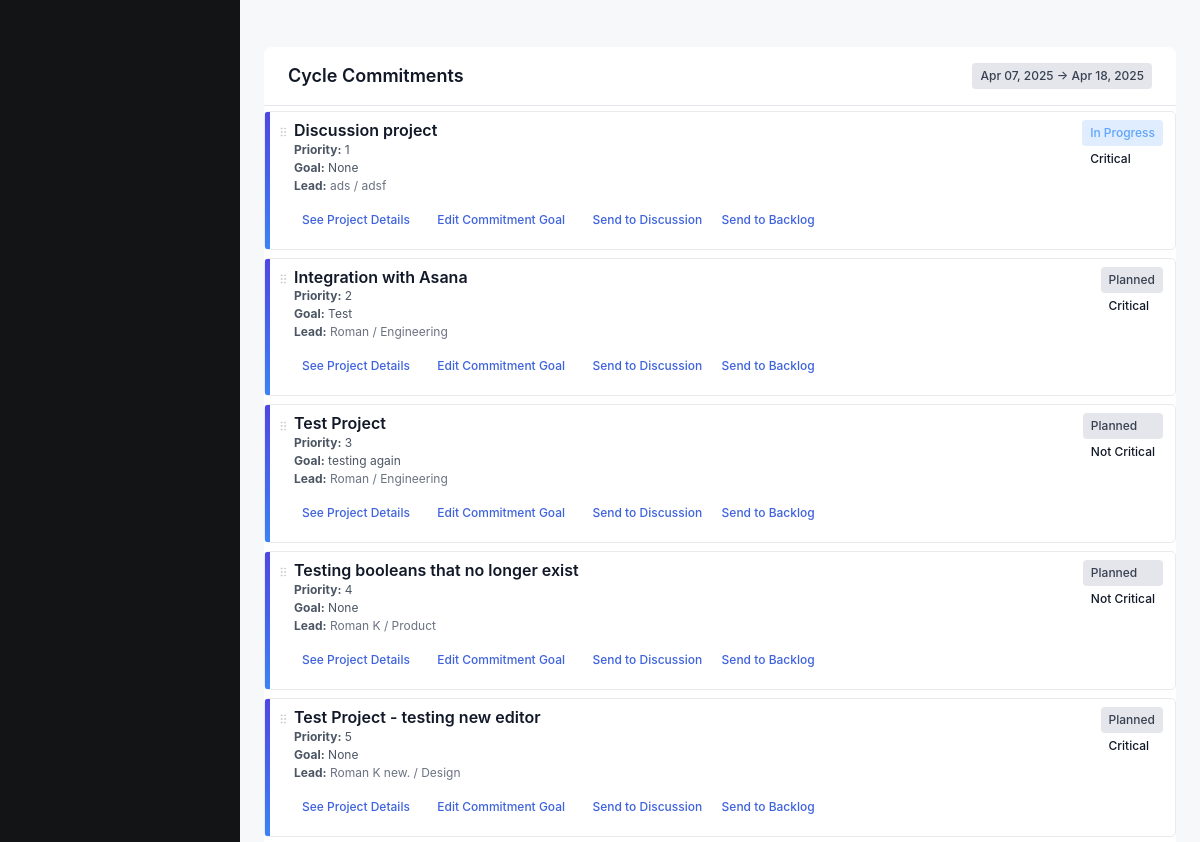
Page /planning/cycle/2 (middle part) on the earlier database version.
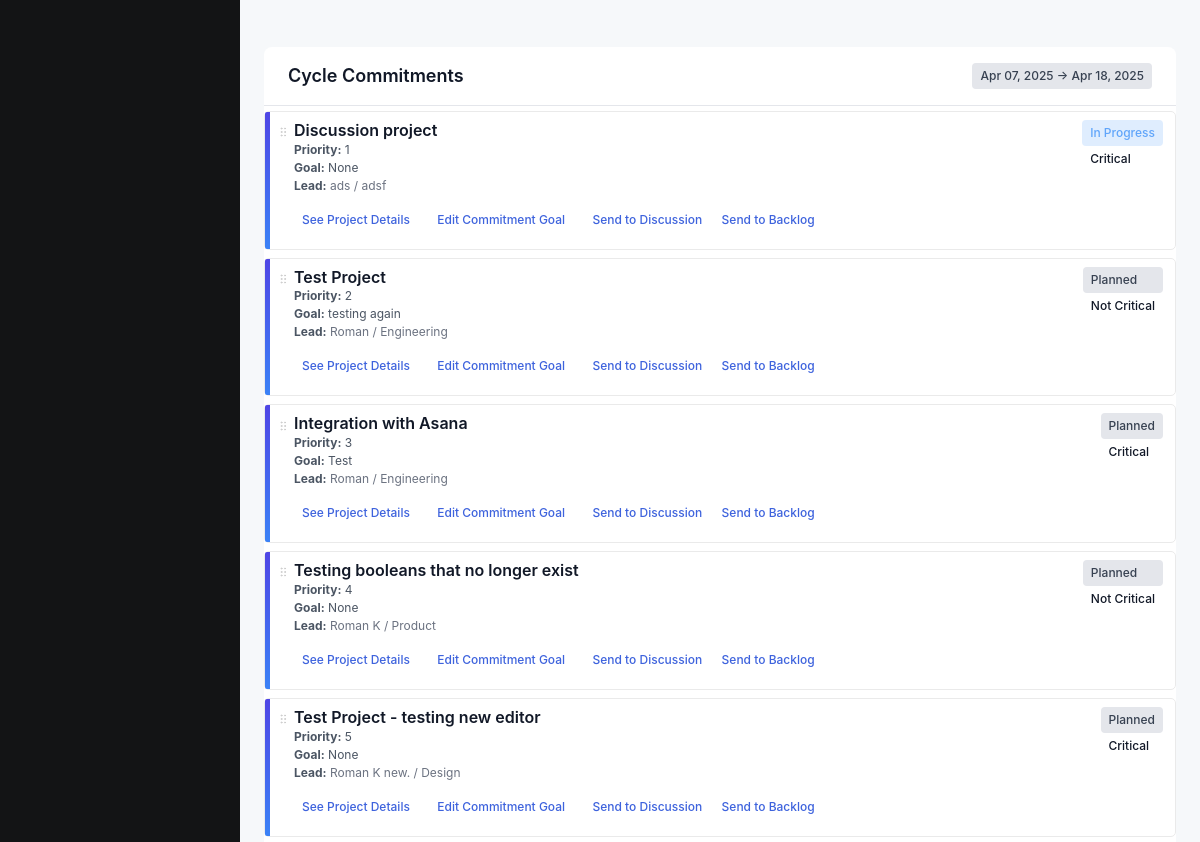
Same page on the later database version.
### app/models.py (models this page shows, shortened)
class SprintProjectMap(db.Model):
    id: so.Mapped[int] = so.mapped_column(primary_key=True)
    added: so.Mapped[datetime] = so.mapped_column(index=True, default=lambda: datetime.now(timezone.utc))
    sprint_id: so.Mapped[int] = so.mapped_column(sa.ForeignKey(Sprint.id), index=True)
    project_id: so.Mapped[int] = so.mapped_column(sa.ForeignKey(Project.id), index=True)
    goal: so.Mapped[str] = so.mapped_column(sa.TEXT(), nullable=True)
    status: so.Mapped[str] = so.mapped_column(sa.TEXT(), default="Planned")
    order: so.Mapped[int] = so.mapped_column(nullable=True, autoincrement=True)
    project = db.relationship("Project", backref="sprint_mappings")
    sprint = db.relationship("Sprint", backref="project_mappings")
    critical: so.Mapped[bool] = so.mapped_column(default=False, nullable=True)

class Project(db.Model):
    __tablename__ = "project"
    id: so.Mapped[int] = so.mapped_column(primary_key=True)
    name: so.Mapped[str] = so.mapped_column(sa.TEXT())
    created: so.Mapped[datetime] = so.mapped_column(index=True, default=lambda: datetime.now(timezone.utc))
    dri: so.Mapped[str] = so.mapped_column(sa.TEXT())
    team: so.Mapped[str] = so.mapped_column(sa.TEXT())
    context: so.Mapped[str] = so.mapped_column(sa.TEXT())
    why: so.Mapped[str] = so.mapped_column(sa.TEXT())
    requirements: so.Mapped[str] = so.mapped_column(sa.TEXT())
    launch: so.Mapped[str] = so.mapped_column(sa.TEXT())
    location: so.Mapped[str] = so.mapped_column(sa.TEXT(),  nullable=True, default="discussion")
    type: so.Mapped[str] = so.mapped_column(sa.TEXT(), nullable=True)
    status: so.Mapped[str] = so.mapped_column(sa.TEXT(), nullable=True, default="Active")

### app/routes.py (the view)
@app.route('/planning/cycle/<int:sprint_id>', methods=['GET'])
def planningStep2CycleSelected(sprint_id):
    projects = (
        Project.query
        .order_by(Project.created.desc())
        .filter(Project.status != "Completed")
        .all()
    )
    goals = (
        Goal.query
        .order_by(Goal.created.desc())
        .all()
    )
    selectedsprint = (
        Sprint.query
        .filter(Sprint.id == sprint_id)
        .first()
    )
    sprints = (
        Sprint.query
        .filter(Sprint.status != "Completed")
        .order_by(Sprint.date_start.asc())
        .all()
    )
    sprintlog = (
        SprintProjectMap.query
        .filter(SprintProjectMap.sprint_id == sprint_id)
        .order_by(SprintProjectMap.order.asc())
        .all()
    )
    today = datetime.now()
    return render_template(
        'plan-cycle-2.html',
        title='Plan a Cycle',
        projects=projects,
        goals=goals,
        config=Config,
        sprints=sprints,
        sprintlog=sprintlog,
        datetime=datetime,
        today=today,
        selectedsprint=selectedsprint
    )

### app/routes.py (called while the page is built)
@app.context_processor
def inject_csrf_token():
    return dict(csrf_token=generate_csrf())

### app/templates/plan-cycle-2.html (shortened to what this page needs)
{% extends 'base.html' %}
{% block content %}
<section class="two-column-section">
</section>
<section>
  <div class="section">
    <div class="section-header">
      <h3>Cycle Commitments</h3>
      <span class="status-badge status-planned">
        {% if sprints|length > 0 %}
        {{ sprints[0].date_start.strftime('%b %d, %Y') }} &rarr; {{ sprints[0].date_end.strftime('%b %d, %Y') }}
        {% endif %}
      </span>
    </div>
    <div class="sprint-projects sortable-projects" id="sortable-projects">
      {% for entry in sprintlog %}
      {% set project = entry.project %}
      <div class="project-item" data-id="{{ entry.id }}" data-project-id="{{ project.id }}" data-order="{{ entry.order }}" style="display:flex; flex-direction: row;">
        <div class="project-handle" style="flex-shrink:1; text-align:center;">
          <span class="drag-handle">
          </span>
        </div>
        <div class="project-body" style="flex-grow:12;">
          <div class="project-header">
            <h4>
              {{ project.name }}
            </h4>
          </div>
          <div class="project-meta">
            <p><strong>Priority:</strong> {{ entry.order }}<br>
              <strong>Goal:</strong> {{ entry.goal }}
              <br><strong>Lead:</strong> <span class="project-team">{{ project.dri }} / {{ project.team }}</span>
            </p>
            <div class="commitments-actions">
              <a href="{{ url_for('project', project_id=project.id) }}"><button class="btn-text">See Project Details</button></a>
              <a href="{{ url_for('edit', project_id=project.id) }}" class="btn-text" title="Edit project"><button class="btn-text">Edit Commitment Goal</button></a>
              <button class="btn-text">Send to Discussion</button>
              <button class="btn-text">Send to Backlog</button>
            </div>
          </div>
        </div>
        <div class="project-status" style="display:flex; flex-direction:column; flex-shrink:1;">
            <span class="status-badge
            {% if entry.status == 'In Progress' %}status-in-progress
            {% elif entry.status == 'Done' %}status-complete
            {% elif entry.status == 'Blocked' %}status-blocked
            {% else %}status-planned{% endif %}">
              {{ entry.status|default('Planned') }}
            </span>
            {% if entry.critical %}
            <span class="status-badge critical" data-id="{{ entry.id }}" title="Toggle critical status">Critical</span>
            {% else %}
            <span class="status-badge not-critical" data-id="{{ entry.id }}" title="Toggle critical status">Not Critical</span>
            {% endif %}
        </div>
      </div>
      {% endfor %}
    </div>
</section>
{% endblock %}

Differences in the rows shown:
changed SprintProjectMap "testing again": order "3" → "2"; moves up the list
changed SprintProjectMap "Test": order "2" → "3"
